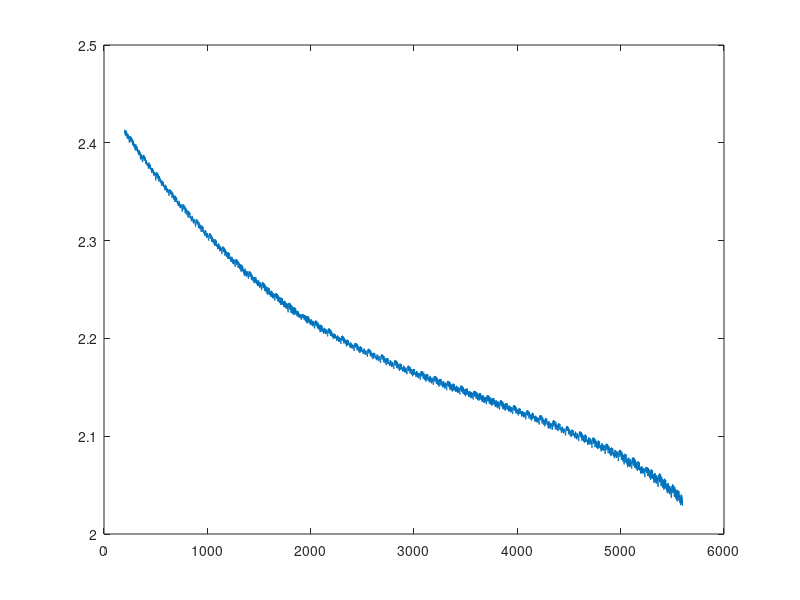

Recreate this plot in MATLAB. (Note: this script raises an error after producing the figure.)
function[Rs, Rp, Tp, DQ] = dynMapDis18()

% Creating R0, Rp, tau 1D lookup table for 6A
%First set of measured data
%-------------------------------------------%
clc
%-------------------------------------------%



% Load data
clear all 
clc

load DATA001.MAT

%Nonlinear part - start%
t_n1 = t(5:250); %Creating a initial value 
ub_n1 =ub(5:250);
ib_n1 = ib(5:250);
%Linear part till ending
ub_r = ub(201:5600);
ib_r = ib(201:5600);
t_r = t(201:5600);
plot(t_r, ub_r)

%Nonlinear part - end%
ub_n2 = ub(5601:6310);
ib_n2 = ib(5601:6310);
t_n2 = t(5601:6310);


%Creating Uoc-start%
Uoc1 = pwr2(t_n1,ub_n1);

%Creating Uoc-end%
Uoc2 = fourDis2(t_n2, ub_n2);


plot(t_n2, ub_n2)
hold on
plot(t_n2, Uoc2)

% Sampling time
Ts = t(2) - t(1);

%Detrending the nonlinear part
yy1 = ub_n1 - Uoc1;
uu1 = detrend(ib_n1,0);

yy2 = detrend(ub_r(1:272),1);
uu2 = detrend(ib_r(1:272),0);

yy3 = detrend(ub_r(273:545),1);
uu3 = detrend(ib_r(273:545),0);

yy4 = detrend(ub_r(545:1090),1);
uu4 = detrend(ib_r(545:1090),0);

yy5 = detrend(ub_r(1091:1635),1);
uu5 = detrend(ib_r(1091:1635),0);

yy6 = detrend(ub_r(1636:2180),1);
uu6 = detrend(ib_r(1636:2180),0);

yy7 = detrend(ub_r(2181:2725),1);
uu7 = detrend(ib_r(2181:2725),0);

yy8 = detrend(ub_r(2726:3270),1);
uu8 = detrend(ib_r(2726:3270),0);

yy9 = detrend(ub_r(3271:3815),1);
uu9 = detrend(ib_r(3271:3815),0);

yy10 = detrend(ub_r(3816:4360),1);
uu10 = detrend(ib_r(3816:4360),0);

yy11 = detrend(ub_r(4361:4905),1);
uu11 = detrend(ib_r(4361:4905),0);

yy12 = detrend(ub_r(4906:end),1);
uu12 = detrend(ib_r(4906:end),0);

yy13 = ub_n2- Uoc2;
uu13 = detrend(ib_n2,0);


y =[yy1; yy2; yy3; yy4; yy5; yy6; yy7; yy8; yy9; yy10; yy11; yy12; yy13];
u =[uu1; uu2; uu3; uu4; uu5; uu6; uu7; uu8; uu9; uu10; uu11; uu12; uu13]; 

t_ = t(5:6310);

na = 1; nb = 2; nk = 0;

% Five data sets for identification
y1 = y(1:146); u1 = u(1:146); 
y2 = y(147:418); u2 = u(147:418); 
y3 = y(419:691); u3 = u(419:691); 
y4 = y(692:1236); u4 = u(692:1236);
y5 = y(1237:1781); u5 = u(1237:1781);
y6 = y(1782:2326); u6 = u(1782:2326);
y7= y(2327:2871); u7 = u(2327:2871);
y8 = y(2872:3416); u8 = u(2872:3416);
y9 = y(3417:3961); u9 = u(3417:3961);
y10 = y(3962:4506); u10 = u(3962:4506);
y11 = y(4507:5051); u11 = u(4507:5051);
y12 = y(5052:5596); u12 = u(5052:5596);
y13 = y(5597:end); u13 = u(5597:end);

thm1 = arx([y1 u1],[na nb nk]);
[num1,den1] = th2tf(thm1);
b1 = num1(1); b0 = num1(2); a = -den1(2);
Rs1 = b1; tau_p1 = -Ts/log(a); Rp1 = (b0 + a*b1)/(1-a);

thm2 = arx([y2 u2],[na nb nk]);
[num2,den2] = th2tf(thm2);
b1 = num2(1); b0 = num2(2); a = -den2(2);
Rs2 = b1; tau_p2 = -Ts/log(a); Rp2 = (b0 + a*b1)/(1-a);

thm3 = arx([y3 u3],[na nb nk]);
[num3,den3] = th2tf(thm3);
b1 = num3(1); b0 = num3(2); a = -den3(2);
Rs3 = b1; tau_p3 = -Ts/log(a); Rp3 = (b0 + a*b1)/(1-a);

thm4 = arx([y4 u4],[na nb nk]);
[num4,den4] = th2tf(thm4);
b1 = num4(1); b0 = num4(2); a = -den4(2);
Rs4 = b1; tau_p4 = -Ts/log(a); Rp4 = (b0 + a*b1)/(1-a);

thm5 = arx([y5 u5],[na nb nk]);
[num5,den5] = th2tf(thm5);
b1 = num5(1); b0 = num5(2); a = -den5(2);
Rs5 = b1; tau_p5 = -Ts/log(a); Rp5 = (b0 + a*b1)/(1-a);

thm6 = arx([y6 u6],[na nb nk]);
[num6,den6] = th2tf(thm6);
b1 = num6(1); b0 = num6(2); a = -den6(2);
Rs6 = b1; tau_p6 = -Ts/log(a); Rp6 = (b0 + a*b1)/(1-a);

thm7 = arx([y7 u7],[na nb nk]);
[num7,den7] = th2tf(thm7);
b1 = num7(1); b0 = num7(2); a = -den7(2);
Rs7 = b1; tau_p7 = -Ts/log(a); Rp7 = (b0 + a*b1)/(1-a);

thm8 = arx([y8 u8],[na nb nk]);
[num8,den8] = th2tf(thm8);
b1 = num8(1); b0 = num8(2); a = -den8(2);
Rs8 = b1; tau_p8 = -Ts/log(a); Rp8 = (b0 + a*b1)/(1-a);

thm9 = arx([y9 u9],[na nb nk]);
[num9,den9] = th2tf(thm9);
b1 = num9(1); b0 = num9(2); a = -den9(2);
Rs9 = b1; tau_p9 = -Ts/log(a); Rp9 = (b0 + a*b1)/(1-a);

thm10 = arx([y10 u10],[na nb nk]);
[num10,den10] = th2tf(thm10);
b1 = num10(1); b0 = num10(2); a = -den10(2);
Rs10 = b1; tau_p10 = -Ts/log(a); Rp10 = (b0 + a*b1)/(1-a);

thm11 = arx([y11 u11],[na nb nk]);
[num11,den11] = th2tf(thm11);
b1 = num11(1); b0 = num11(2); a = -den11(2);
Rs11 = b1; tau_p11 = -Ts/log(a); Rp11 = (b0 + a*b1)/(1-a);

thm12 = arx([y12 u12],[na nb nk]);
[num12,den12] = th2tf(thm12);
b1 = num12(1); b0 = num12(2); a = -den12(2);
Rs12 = b1; tau_p12 = -Ts/log(a); Rp12 = (b0 + a*b1)/(1-a);

thm13 = arx([y13 u13],[na nb nk]);
[num13,den13] = th2tf(thm13);
b1 = num13(1); b0 = num13(2); a = -den13(2);
Rs13 = b1; tau_p13 = -Ts/log(a); Rp13 = (b0 + a*b1)/(1-a);

Rs = [Rs1 Rs2 Rs3 Rs4 Rs5 Rs6 Rs7 Rs8 Rs9 Rs10 Rs11 Rs12 Rs13 ];
Rp = [Rp1 Rp2 Rp3 Rp4 Rp5 Rp6 Rp7 Rp8 Rp9 Rp10 Rp11 Rp12 Rp13 ];
Tp = [tau_p1 tau_p2 tau_p3 tau_p4 tau_p5 tau_p6 tau_p7 tau_p8 tau_p9 tau_p10 tau_p11 tau_p12 tau_p13 ];

%Creating DQ map for following 1D lookup table

DQ = 18*[146 418 691 1236 1781 2326 2871 3416 3961 4506 5051 5596 6307]/3600;

figure(3),
subplot(311),plot(DQ,1000*Rs,'b*:','LineWidth',1.5,'MarkerSize',6),grid on
ylabel('R_s [m\Omega]')
subplot(312),plot(DQ,1000*Rp,'b*:','LineWidth',1.5,'MarkerSize',6),grid on
ylabel('R_p [m\Omega]')
subplot(313),plot(DQ,Tp,'b*:','LineWidth',1.5,'MarkerSize',6),grid on
ylabel('T_p [s]'),xlabel('\DeltaQ [Ah]')







end


